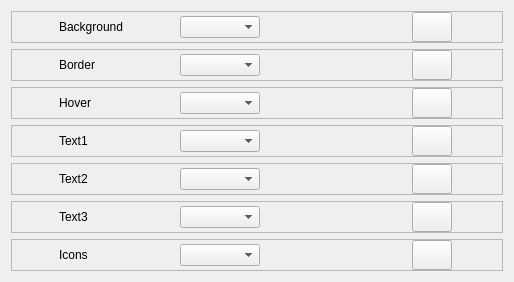
          <widget class="QWidget" name="theming_titlebar">
           <property name="geometry">
            <rect>
             <x>0</x>
             <y>0</y>
             <width>514</width>
             <height>278</height>
            </rect>
           </property>
           <attribute name="label">
            <string>TitleBar</string>
           </attribute>
           <layout class="QVBoxLayout" name="verticalLayout_5">
            <item>
             <widget class="QFrame" name="background_3">
              <property name="maximumSize">
               <size>
                <width>16777215</width>
                <height>16777215</height>
               </size>
              </property>
              <property name="frameShape">
               <enum>QFrame::StyledPanel</enum>
              </property>
              <property name="frameShadow">
               <enum>QFrame::Raised</enum>
              </property>
              <layout class="QHBoxLayout" name="horizontalLayout_20">
               <property name="spacing">
                <number>4</number>
               </property>
               <property name="leftMargin">
                <number>0</number>
               </property>
               <property name="topMargin">
                <number>0</number>
               </property>
               <property name="rightMargin">
                <number>0</number>
               </property>
               <property name="bottomMargin">
                <number>0</number>
               </property>
               <item>
                <widget class="QLabel" name="background_4">
                 <property name="minimumSize">
                  <size>
                   <width>0</width>
                   <height>0</height>
                  </size>
                 </property>
                 <property name="maximumSize">
                  <size>
                   <width>70</width>
                   <height>16777215</height>
                  </size>
                 </property>
                 <property name="text">
                  <string>Background</string>
                 </property>
                </widget>
               </item>
               <item>
                <widget class="QComboBox" name="changeSelectedColor_14">
                 <property name="minimumSize">
                  <size>
                   <width>80</width>
                   <height>0</height>
                  </size>
                 </property>
                 <property name="maximumSize">
                  <size>
                   <width>80</width>
                   <height>16777215</height>
                  </size>
                 </property>
                </widget>
               </item>
               <item>
                <widget class="QLabel" name="selectedColor_14">
                 <property name="minimumSize">
                  <size>
                   <width>0</width>
                   <height>24</height>
                  </size>
                 </property>
                 <property name="maximumSize">
                  <size>
                   <width>50</width>
                   <height>24</height>
                  </size>
                 </property>
                 <property name="text">
                  <string/>
                 </property>
                </widget>
               </item>
               <item>
                <widget class="QPushButton" name="colorPicker_14">
                 <property name="minimumSize">
                  <size>
                   <width>40</width>
                   <height>30</height>
                  </size>
                 </property>
                 <property name="maximumSize">
                  <size>
                   <width>40</width>
                   <height>30</height>
                  </size>
                 </property>
                 <property name="cursor">
                  <cursorShape>PointingHandCursor</cursorShape>
                 </property>
                 <property name="styleSheet">
                  <string notr="true"/>
                 </property>
                 <property name="text">
                  <string/>
                 </property>
                </widget>
               </item>
              </layout>
             </widget>
            </item>
            <item>
             <widget class="QFrame" name="border_3">
              <property name="maximumSize">
               <size>
                <width>16777215</width>
                <height>16777215</height>
               </size>
              </property>
              <property name="frameShape">
               <enum>QFrame::StyledPanel</enum>
              </property>
              <property name="frameShadow">
               <enum>QFrame::Raised</enum>
              </property>
              <layout class="QHBoxLayout" name="horizontalLayout_18">
               <property name="spacing">
                <number>4</number>
               </property>
               <property name="leftMargin">
                <number>0</number>
               </property>
               <property name="topMargin">
                <number>0</number>
               </property>
               <property name="rightMargin">
                <number>0</number>
               </property>
               <property name="bottomMargin">
                <number>0</number>
               </property>
               <item>
                <widget class="QLabel" name="border_4">
                 <property name="minimumSize">
                  <size>
                   <width>0</width>
                   <height>0</height>
                  </size>
                 </property>
                 <property name="maximumSize">
                  <size>
                   <width>70</width>
                   <height>16777215</height>
                  </size>
                 </property>
                 <property name="text">
                  <string>Border</string>
                 </property>
                </widget>
               </item>
               <item>
                <widget class="QComboBox" name="changeSelectedColor_12">
                 <property name="minimumSize">
                  <size>
                   <width>80</width>
                   <height>0</height>
                  </size>
                 </property>
                 <property name="maximumSize">
                  <size>
                   <width>80</width>
                   <height>16777215</height>
                  </size>
                 </property>
                </widget>
               </item>
               <item>
                <widget class="QLabel" name="selectedColor_12">
                 <property name="minimumSize">
                  <size>
                   <width>0</width>
                   <height>24</height>
                  </size>
                 </property>
                 <property name="maximumSize">
                  <size>
                   <width>50</width>
                   <height>24</height>
                  </size>
                 </property>
                 <property name="text">
                  <string/>
                 </property>
                </widget>
               </item>
               <item>
                <widget class="QPushButton" name="colorPicker_12">
                 <property name="minimumSize">
                  <size>
                   <width>40</width>
                   <height>30</height>
                  </size>
                 </property>
                 <property name="maximumSize">
                  <size>
                   <width>40</width>
                   <height>30</height>
                  </size>
                 </property>
                 <property name="cursor">
                  <cursorShape>PointingHandCursor</cursorShape>
                 </property>
                 <property name="text">
                  <string/>
                 </property>
                </widget>
               </item>
              </layout>
             </widget>
            </item>
            <item>
             <widget class="QFrame" name="hover_3">
              <property name="maximumSize">
               <size>
                <width>16777215</width>
                <height>16777215</height>
               </size>
              </property>
              <property name="frameShape">
               <enum>QFrame::StyledPanel</enum>
              </property>
              <property name="frameShadow">
               <enum>QFrame::Raised</enum>
              </property>
              <layout class="QHBoxLayout" name="horizontalLayout_21">
               <property name="spacing">
                <number>4</number>
               </property>
               <property name="leftMargin">
                <number>0</number>
               </property>
               <property name="topMargin">
                <number>0</number>
               </property>
               <property name="rightMargin">
                <number>0</number>
               </property>
               <property name="bottomMargin">
                <number>0</number>
               </property>
               <item>
                <widget class="QLabel" name="hover_4">
                 <property name="minimumSize">
                  <size>
                   <width>0</width>
                   <height>0</height>
                  </size>
                 </property>
                 <property name="maximumSize">
                  <size>
                   <width>70</width>
                   <height>16777215</height>
                  </size>
                 </property>
                 <property name="text">
                  <string>Hover</string>
                 </property>
                </widget>
               </item>
               <item>
                <widget class="QComboBox" name="changeSelectedColor_15">
                 <property name="minimumSize">
                  <size>
                   <width>80</width>
                   <height>0</height>
                  </size>
                 </property>
                 <property name="maximumSize">
                  <size>
                   <width>80</width>
                   <height>16777215</height>
                  </size>
                 </property>
                </widget>
               </item>
               <item>
                <widget class="QLabel" name="selectedColor_15">
                 <property name="minimumSize">
                  <size>
                   <width>0</width>
                   <height>24</height>
                  </size>
                 </property>
                 <property name="maximumSize">
                  <size>
                   <width>50</width>
                   <height>24</height>
                  </size>
                 </property>
                 <property name="text">
                  <string/>
                 </property>
                </widget>
               </item>
               <item>
                <widget class="QPushButton" name="colorPicker_15">
                 <property name="minimumSize">
                  <size>
                   <width>40</width>
                   <height>30</height>
                  </size>
                 </property>
                 <property name="maximumSize">
                  <size>
                   <width>40</width>
                   <height>30</height>
                  </size>
                 </property>
                 <property name="cursor">
                  <cursorShape>PointingHandCursor</cursorShape>
                 </property>
                 <property name="text">
                  <string/>
                 </property>
                </widget>
               </item>
              </layout>
             </widget>
            </item>
            <item>
             <widget class="QFrame" name="text1_3">
              <property name="maximumSize">
               <size>
                <width>16777215</width>
                <height>16777215</height>
               </size>
              </property>
              <property name="frameShape">
               <enum>QFrame::StyledPanel</enum>
              </property>
              <property name="frameShadow">
               <enum>QFrame::Raised</enum>
              </property>
              <layout class="QHBoxLayout" name="horizontalLayout_16">
               <property name="spacing">
                <number>4</number>
               </property>
               <property name="leftMargin">
                <number>0</number>
               </property>
               <property name="topMargin">
                <number>0</number>
               </property>
               <property name="rightMargin">
                <number>0</number>
               </property>
               <property name="bottomMargin">
                <number>0</number>
               </property>
               <item>
                <widget class="QLabel" name="text1_4">
                 <property name="minimumSize">
                  <size>
                   <width>0</width>
                   <height>0</height>
                  </size>
                 </property>
                 <property name="maximumSize">
                  <size>
                   <width>70</width>
                   <height>16777215</height>
                  </size>
                 </property>
                 <property name="text">
                  <string>Text1</string>
                 </property>
                </widget>
               </item>
               <item>
                <widget class="QComboBox" name="changeSelectedColor_10">
                 <property name="minimumSize">
                  <size>
                   <width>80</width>
                   <height>0</height>
                  </size>
                 </property>
                 <property name="maximumSize">
                  <size>
                   <width>80</width>
                   <height>16777215</height>
                  </size>
                 </property>
                </widget>
               </item>
               <item>
                <widget class="QLabel" name="selectedColor_10">
                 <property name="minimumSize">
                  <size>
                   <width>0</width>
                   <height>24</height>
                  </size>
                 </property>
                 <property name="maximumSize">
                  <size>
                   <width>50</width>
                   <height>24</height>
                  </size>
                 </property>
                 <property name="text">
                  <string/>
                 </property>
                </widget>
               </item>
               <item>
                <widget class="QPushButton" name="colorPicker_10">
                 <property name="minimumSize">
                  <size>
                   <width>40</width>
                   <height>30</height>
                  </size>
                 </property>
                 <property name="maximumSize">
                  <size>
                   <width>40</width>
                   <height>30</height>
                  </size>
                 </property>
                 <property name="cursor">
                  <cursorShape>PointingHandCursor</cursorShape>
                 </property>
                 <property name="text">
                  <string/>
                 </property>
                </widget>
               </item>
              </layout>
             </widget>
            </item>
            <item>
             <widget class="QFrame" name="text2_3">
              <property name="maximumSize">
               <size>
                <width>16777215</width>
                <height>16777215</height>
               </size>
              </property>
              <property name="frameShape">
               <enum>QFrame::StyledPanel</enum>
              </property>
              <property name="frameShadow">
               <enum>QFrame::Raised</enum>
              </property>
              <layout class="QHBoxLayout" name="horizontalLayout_19">
               <property name="spacing">
                <number>4</number>
               </property>
               <property name="leftMargin">
                <number>0</number>
               </property>
               <property name="topMargin">
                <number>0</number>
               </property>
               <property name="rightMargin">
                <number>0</number>
               </property>
               <property name="bottomMargin">
                <number>0</number>
               </property>
               <item>
                <widget class="QLabel" name="text2_4">
                 <property name="minimumSize">
                  <size>
                   <width>0</width>
                   <height>0</height>
                  </size>
                 </property>
                 <property name="maximumSize">
                  <size>
                   <width>70</width>
                   <height>16777215</height>
                  </size>
                 </property>
                 <property name="text">
                  <string>Text2</string>
                 </property>
                </widget>
               </item>
               <item>
                <widget class="QComboBox" name="changeSelectedColor_13">
                 <property name="minimumSize">
                  <size>
                   <width>80</width>
                   <height>0</height>
                  </size>
                 </property>
                 <property name="maximumSize">
                  <size>
                   <width>80</width>
                   <height>16777215</height>
                  </size>
                 </property>
                </widget>
               </item>
               <item>
                <widget class="QLabel" name="selectedColor_13">
                 <property name="minimumSize">
                  <size>
                   <width>0</width>
                   <height>24</height>
                  </size>
                 </property>
                 <property name="maximumSize">
                  <size>
                   <width>50</width>
                   <height>24</height>
                  </size>
                 </property>
                 <property name="text">
                  <string/>
                 </property>
                </widget>
               </item>
               <item>
                <widget class="QPushButton" name="colorPicker_13">
                 <property name="minimumSize">
                  <size>
                   <width>40</width>
                   <height>30</height>
                  </size>
                 </property>
                 <property name="maximumSize">
                  <size>
                   <width>40</width>
                   <height>30</height>
                  </size>
                 </property>
                 <property name="cursor">
                  <cursorShape>PointingHandCursor</cursorShape>
                 </property>
                 <property name="text">
                  <string/>
                 </property>
                </widget>
               </item>
              </layout>
             </widget>
            </item>
            <item>
             <widget class="QFrame" name="text3_3">
              <property name="maximumSize">
               <size>
                <width>16777215</width>
                <height>16777215</height>
               </size>
              </property>
              <property name="frameShape">
               <enum>QFrame::StyledPanel</enum>
              </property>
              <property name="frameShadow">
               <enum>QFrame::Raised</enum>
              </property>
              <layout class="QHBoxLayout" name="horizontalLayout_23">
               <property name="spacing">
                <number>4</number>
               </property>
               <property name="leftMargin">
                <number>0</number>
               </property>
               <property name="topMargin">
                <number>0</number>
               </property>
               <property name="rightMargin">
                <number>0</number>
               </property>
               <property name="bottomMargin">
                <number>0</number>
               </property>
               <item>
                <widget class="QLabel" name="text3_4">
                 <property name="minimumSize">
                  <size>
                   <width>0</width>
                   <height>0</height>
                  </size>
                 </property>
                 <property name="maximumSize">
                  <size>
                   <width>70</width>
                   <height>16777215</height>
                  </size>
                 </property>
                 <property name="text">
                  <string>Text3</string>
                 </property>
                </widget>
               </item>
               <item>
                <widget class="QComboBox" name="changeSelectedColor_17">
                 <property name="minimumSize">
                  <size>
                   <width>80</width>
                   <height>0</height>
                  </size>
                 </property>
                 <property name="maximumSize">
                  <size>
                   <width>80</width>
                   <height>16777215</height>
                  </size>
                 </property>
                </widget>
               </item>
               <item>
                <widget class="QLabel" name="selectedColor_17">
                 <property name="minimumSize">
                  <size>
                   <width>0</width>
                   <height>24</height>
                  </size>
                 </property>
                 <property name="maximumSize">
                  <size>
                   <width>50</width>
                   <height>24</height>
                  </size>
                 </property>
                 <property name="text">
                  <string/>
                 </property>
                </widget>
               </item>
               <item>
                <widget class="QPushButton" name="colorPicker_17">
                 <property name="minimumSize">
                  <size>
                   <width>40</width>
                   <height>30</height>
                  </size>
                 </property>
                 <property name="maximumSize">
                  <size>
                   <width>40</width>
                   <height>30</height>
                  </size>
                 </property>
                 <property name="cursor">
                  <cursorShape>PointingHandCursor</cursorShape>
                 </property>
                 <property name="text">
                  <string/>
                 </property>
                </widget>
               </item>
              </layout>
             </widget>
            </item>
            <item>
             <widget class="QFrame" name="icons_3">
              <property name="maximumSize">
               <size>
                <width>16777215</width>
                <height>16777215</height>
               </size>
              </property>
              <property name="frameShape">
               <enum>QFrame::StyledPanel</enum>
              </property>
              <property name="frameShadow">
               <enum>QFrame::Raised</enum>
              </property>
              <layout class="QHBoxLayout" name="horizontalLayout_17">
               <property name="spacing">
                <number>4</number>
               </property>
               <property name="leftMargin">
                <number>0</number>
               </property>
               <property name="topMargin">
                <number>0</number>
               </property>
               <property name="rightMargin">
                <number>0</number>
               </property>
               <property name="bottomMargin">
                <number>0</number>
               </property>
               <item>
                <widget class="QLabel" name="icons_4">
                 <property name="minimumSize">
                  <size>
                   <width>0</width>
                   <height>0</height>
                  </size>
                 </property>
                 <property name="maximumSize">
                  <size>
                   <width>70</width>
                   <height>16777215</height>
                  </size>
                 </property>
                 <property name="text">
                  <string>Icons</string>
                 </property>
                </widget>
               </item>
               <item>
                <widget class="QComboBox" name="changeSelectedColor_11">
                 <property name="minimumSize">
                  <size>
                   <width>80</width>
                   <height>0</height>
                  </size>
                 </property>
                 <property name="maximumSize">
                  <size>
                   <width>80</width>
                   <height>16777215</height>
                  </size>
                 </property>
                </widget>
               </item>
               <item>
                <widget class="QLabel" name="selectedColor_11">
                 <property name="minimumSize">
                  <size>
                   <width>0</width>
                   <height>24</height>
                  </size>
                 </property>
                 <property name="maximumSize">
                  <size>
                   <width>50</width>
                   <height>24</height>
                  </size>
                 </property>
                 <property name="styleSheet">
                  <string notr="true"/>
                 </property>
                 <property name="text">
                  <string/>
                 </property>
                </widget>
               </item>
               <item>
                <widget class="QPushButton" name="colorPicker_11">
                 <property name="minimumSize">
                  <size>
                   <width>40</width>
                   <height>30</height>
                  </size>
                 </property>
                 <property name="maximumSize">
                  <size>
                   <width>40</width>
                   <height>30</height>
                  </size>
                 </property>
                 <property name="cursor">
                  <cursorShape>PointingHandCursor</cursorShape>
                 </property>
                 <property name="text">
                  <string/>
                 </property>
                </widget>
               </item>
              </layout>
             </widget>
            </item>
           </layout>
          </widget>
